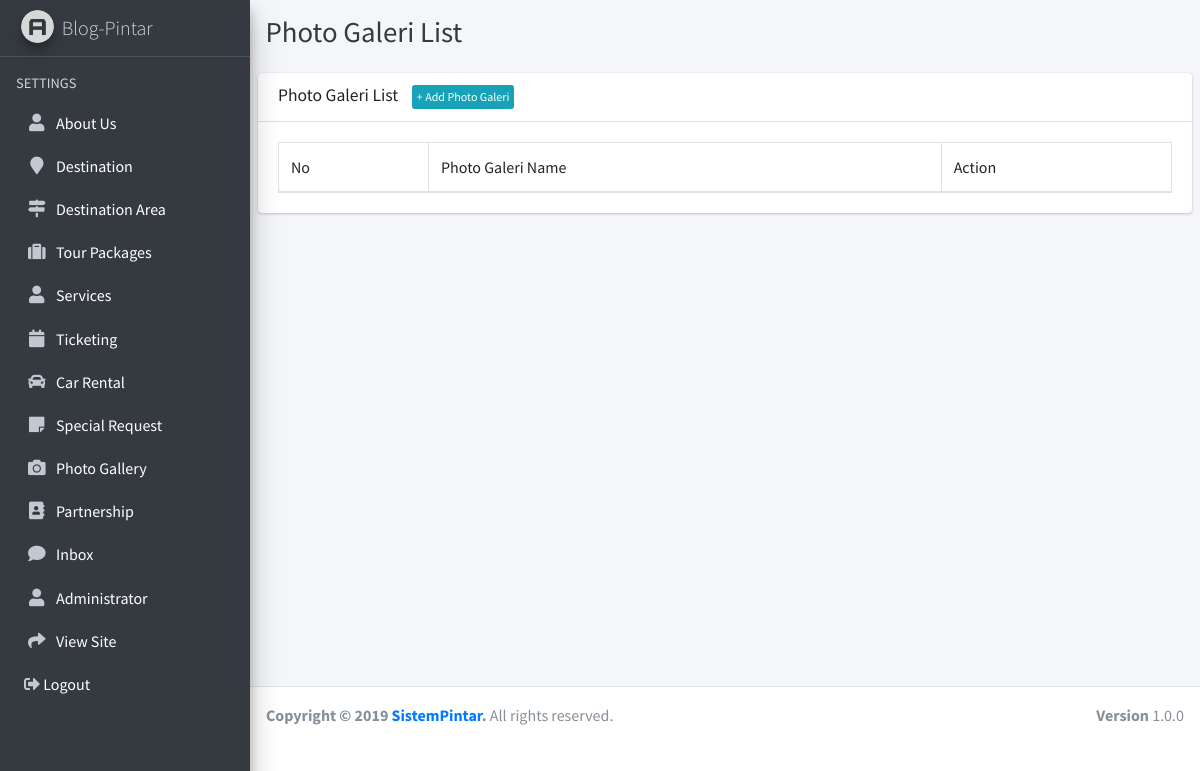
The app's page /admin/galeri/index.php (signed in), older data.
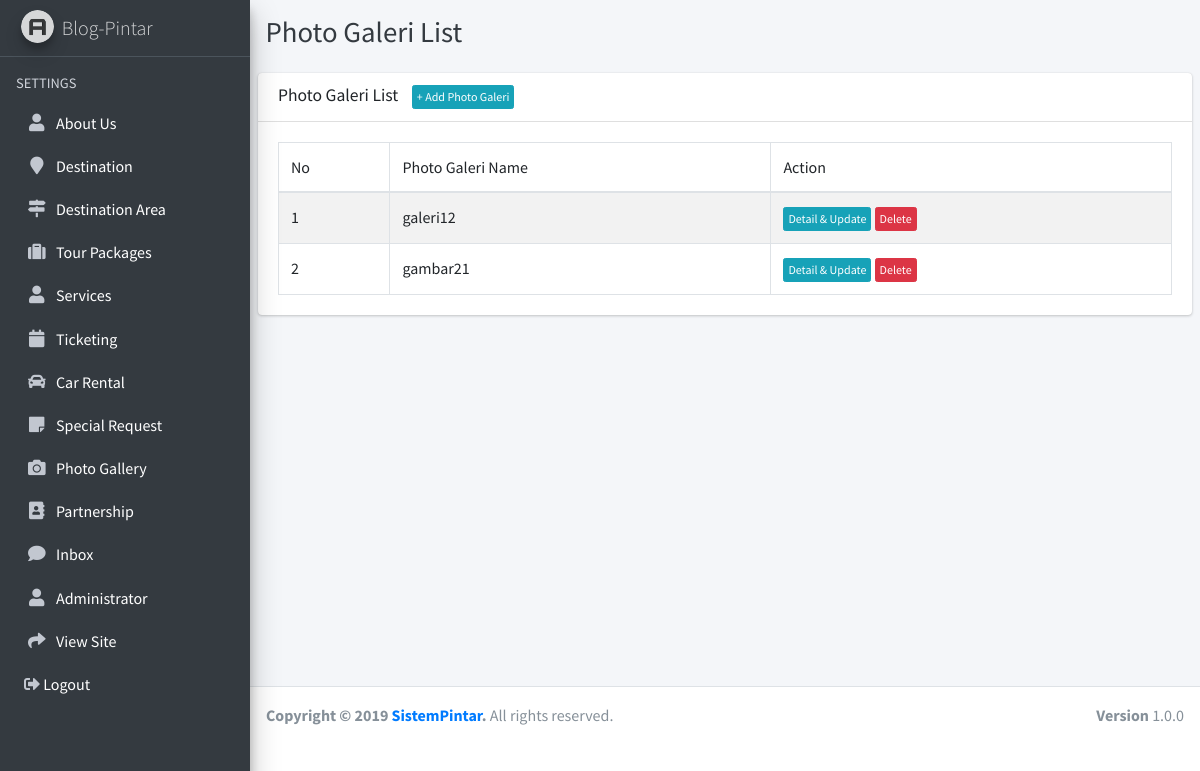
The same page, newer data.
### tables this page shows
CREATE TABLE IF NOT EXISTS `galeri` (
  `id` int(11) NOT NULL,
  `nama` varchar(100) NOT NULL,
  `deskripsi` text NOT NULL,
  `gambar` varchar(100) NOT NULL
);

### admin/galeri/index.php (the view, shortened to what this page needs)
<!DOCTYPE html>
<html>
<?php include '../adm_template/head.php'; ?>
<body class="hold-transition sidebar-mini layout-fixed">
<div class="wrapper">
  <?php include '../adm_template/sidebar.php'; ?>
  <div class="content-wrapper">
    <div class="content-header">
      <div class="container-fluid">
        <div class="row mb-2">
          <div class="col-sm-6">
            <h1 class="m-0 text-dark">Photo Galeri List</h1>
          </div>
        </div>
      </div>
    </div>
    <section class="content">
      <div class="row">
        <div class="col-12">
          <div class="card">
            <div class="card-header">
              <h3 class="card-title">Photo Galeri List
                <span style="margin-left: 10px;"><a href="tambah" class="btn btn-info btn-xs">+ Add Photo Galeri</a></span>
              </h3>
            </div>
            <div class="card-body">
              <table id="example1" class="table table-bordered table-striped">
                <thead>
                  <tr>
                    <td>No</td>
                    <td>Photo Galeri Name</td>
                    <td>Action</td>
                  </tr>
                </thead>
                <tbody>
                  <?php
                    $query_mysql = mysqli_query($koneksi,"SELECT * FROM galeri")or die(mysqli_error());
                    $nomor = 1;
                    while($data = mysqli_fetch_array($query_mysql)){
                      $id = $data['id'];
                      $nama = $data['nama'];
                  ?>
                  <tr>
                    <td><?php echo $nomor++; ?></td>
                    <td><?php echo $nama; ?></td>
                    <td>
                      <a href='ubah?id=<?php echo $id; ?>' class="btn btn-info btn-xs">Detail & Update</a>
                      <a href='hapus?id=<?php echo $id; ?>' class="btn btn-danger btn-xs">Delete</a>
                    </td>
                  </tr>
                  <?php } ?>
                </tbody>
              </table>
            </div>
          </div>
        </div>
      </div>
    </section>
  </div>
  <?php include '../adm_template/footer.php'; ?>
</div>
</body>
</html>

Row changes from the older to the newer data that the page shows:
added galeri: nama "galeri12"
added galeri: nama "gambar21"
